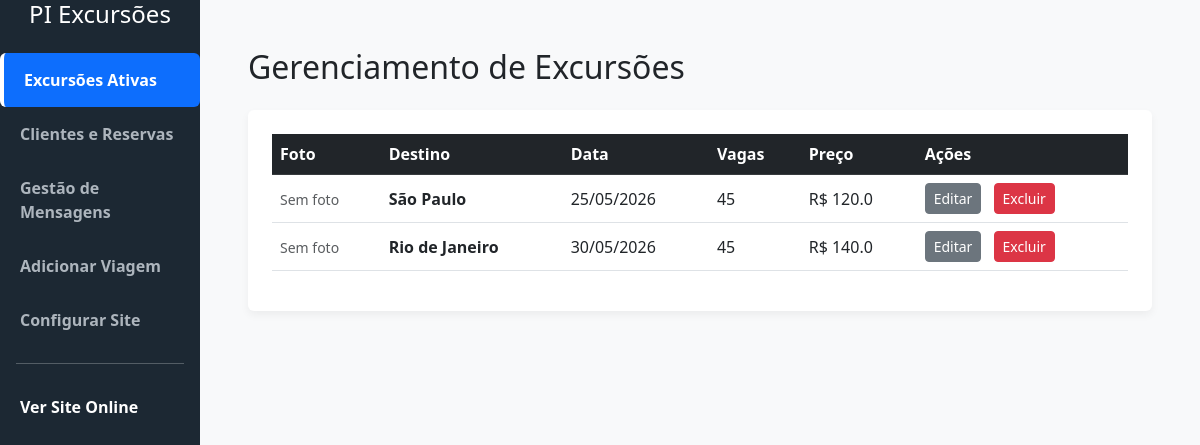
The page / on the database its author committed.
### tables this page shows
CREATE TABLE viagens (
                        id INTEGER PRIMARY KEY AUTOINCREMENT, 
                        destino TEXT NOT NULL, 
                        data TEXT NOT NULL, 
                        vagas_totais INTEGER, 
                        preco REAL, 
                        imagem TEXT,
                        informacoes TEXT,
                        regras TEXT, mensagem_whatsapp TEXT);

### app.py (the view, shortened to what this page needs)
@app.route('/')
def index():
    conn = sqlite3.connect(DB_NAME)
    cursor = conn.cursor()
    viagens_cruas = cursor.execute("SELECT * FROM viagens").fetchall()
    usuarios = cursor.execute("SELECT * FROM usuarios").fetchall()
    viagens = []
    for v in viagens_cruas:
        id_viagem = v[0]
        preco_unitario = v[4]
        compradores_db = cursor.execute('''
            SELECT u.nome, u.cpf, u.data_nascimento, u.telefone, u.email, COUNT(r.id) as assentos
            FROM reservas r
            JOIN usuarios u ON r.id_usuario = u.id
            WHERE r.id_viagem = ?
            GROUP BY u.id
        ''', (id_viagem,)).fetchall()
        compradores_lista = []
        viagem_dict = {
            'id': v[0], 'destino': v[1], 'data': v[2], 'vagas_totais': v[3],
            'preco': v[4], 'imagem': v[5], 'informacoes': v[6], 'regras': v[7],
            'compras': compradores_lista,  # Usado no filtro {{ v.compras|length }}
            'compras_json': json.dumps(compradores_lista)  # Capturado pelo JS da modal
        }
        viagem_compativel = [v[0], v[1], v[2], v[3], v[4], v[5], v[6], v[7]]
        class ObjetoCompativel(list):
            pass
        v_obj = ObjetoCompativel(viagem_compativel)
        v_obj.id = v[0]
        v_obj.destino = v[1]
        v_obj.data = v[2]
        v_obj.compras = compradores_lista
        v_obj.compras_json = json.dumps(compradores_lista)
        viagens.append(v_obj)
    clientes_lista = []
    for u in usuarios:
        compras = cursor.execute(
            '''SELECT v.destino, v.data FROM reservas r JOIN viagens v ON r.id_viagem = v.id WHERE r.id_usuario = ?''',
            (u[0],)).fetchall()
        clientes_lista.append({'nome': u[1], 'email': u[2], 'cpf': u[4], 'telefone': u[5], 'compras': compras})
    total_viagens = len(viagens)
    total_clientes = len(usuarios)
    total_reservas = cursor.execute("SELECT COUNT(*) FROM reservas").fetchone()[0]
    faturamento_db = \
        cursor.execute('''SELECT SUM(v.preco) FROM reservas r JOIN viagens v ON r.id_viagem = v.id''').fetchone()[0]
    faturamento = faturamento_db if faturamento_db else 0.0
    faturamento_formatado = f"{faturamento:,.2f}".replace(",", "X").replace(".", ",").replace("X", ".")
    stats = {'viagens': total_viagens, 'clientes': total_clientes, 'reservas': total_reservas,
             'faturamento': faturamento_formatado}
    conn.close()
    config, deps, faqs = obter_dados_cms()
    return render_template('index.html', lista=viagens, clientes=clientes_lista, conf=config, deps=deps, faqs=faqs,
                           stats=stats)

### app.py (called while the page is built)
def obter_dados_cms():
    conn = sqlite3.connect(DB_NAME)
    cursor = conn.cursor()
    config = cursor.execute("SELECT * FROM configuracoes WHERE id=1").fetchone()
    deps = cursor.execute("SELECT * FROM depoimentos ORDER BY id DESC").fetchall()
    faqs = cursor.execute("SELECT * FROM faqs ORDER BY id DESC").fetchall()
    conn.close()
    return config, deps, faqs

### templates/index.html (shortened to what this page needs)
<!DOCTYPE html>
<html lang="pt-br">
<head>
    <link href="https://cdn.jsdelivr.net/npm/bootstrap@5.3.0/dist/css/bootstrap.min.css" rel="stylesheet">
    <link href="https://cdn.jsdelivr.net/npm/bootstrap-icons@1.11.0/font/bootstrap-icons.css" rel="stylesheet">
</head>
<body>
<div class="container-fluid">
    <div class="row">
        <div class="col-md-2 sidebar p-0">
            <h4 class="text-center mb-4 text-white">PI Excursões</h4>
            <div class="nav flex-column nav-pills" id="v-pills-tab">
                <a class="nav-link active" onclick="trocarAba(this, 'pane-dashboard')">Excursões Ativas</a>
                <a class="nav-link" onclick="trocarAba(this, 'pane-clientes')">Clientes e Reservas</a>
                <a class="nav-link" onclick="trocarAba(this, 'pane-gestao-mensagens')">Gestão de Mensagens</a>
                <a class="nav-link" onclick="trocarAba(this, 'pane-nova-viagem')">Adicionar Viagem</a>
                <a class="nav-link" onclick="trocarAba(this, 'pane-config-site')">Configurar Site</a>
                <hr class="text-light mx-3">
                <a class="nav-link text-white" href="/site" target="_blank">Ver Site Online</a>
            </div>
        </div>
        <div class="col-md-10 p-5">
            <div class="tab-content" id="v-pills-tabContent">
                <div class="tab-pane fade show active" id="pane-dashboard">
                    <h2 class="mb-4">Gerenciamento de Excursões</h2>
                    <div class="card p-4">
                        <table class="table table-hover align-middle">
                            <thead class="table-dark">
                                <tr><th>Foto</th><th>Destino</th><th>Data</th><th>Vagas</th><th>Preço</th><th>Ações</th></tr>
                            </thead>
                            <tbody>
                                {% for v in lista %}
                                <tr>
                                    <td>{% if v[5] %}<img src="{{ url_for('static', filename='uploads/' + v[5]) }}" style="width: 60px; height: 45px; object-fit: cover; border-radius: 4px;">{% else %}<span class="text-muted small">Sem foto</span>{% endif %}</td>
                                    <td><strong>{{ v[1] }}</strong></td><td>{{ v[2] }}</td><td>{{ v[3] }}</td><td>R$ {{ v[4] }}</td>
                                    <td>
                                        <a href="/editar/{{ v[0] }}" class="btn btn-sm btn-secondary me-2">Editar</a>
                                        <a href="/deletar/{{ v[0] }}" class="btn btn-sm btn-danger" onclick="return confirm('Tem certeza que deseja excluir a excursão para {{ v[1] }}?');">Excluir</a>
                                    </td>
                                </tr>
                                {% else %}
                                <tr><td colspan="6" class="text-center py-4">Nenhuma excursão cadastrada.</td></tr>
                                {% endfor %}
                            </tbody>
                        </table>
                    </div>
                </div>
            </div>
        </div>
    </div>
</div>
</body>
</html>

### templates/index.html (style rules this page uses)
body { background-color: #f8f9fa; }
.sidebar { background-color: #1c2833; min-height: 100vh; color: white; padding-top: 20px; }
.sidebar a { color: #adb5bd; text-decoration: none; padding: 15px 20px; display: block; font-weight: bold; transition: 0.3s; cursor: pointer; }
.sidebar a:hover, .sidebar a.active { background-color: #2980b9; color: white; border-left: 4px solid #fff; }
.card { border: none; box-shadow: 0 4px 8px rgba(0,0,0,0.05); margin-bottom: 20px; }

### rows shown on the page
viagens: destino "São Paulo", data "25/05/2026", vagas_totais "45", preco "120.0"
viagens: destino "Rio de Janeiro", data "30/05/2026", vagas_totais "45", preco "140.0"
